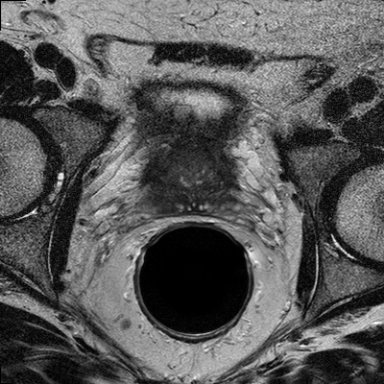
#> input picture images/Prostate/BMC_2.png, 384 x 384 px, found by its file name
$ python adaptive_canny.py   (older library calls are emulated)
#> lines starting #> are read from the running program, lines starting #| are printed output that depends on the picture; after the words box and inside, x2 and y2 are one past the last pixel; in counts of white or black regions, pixels touching at a corner belong together
#> further down, image is the input picture: shape (384, 384); min 0, max 255, mean 88
### detector/auto_canny/gradient.py
# -*- coding: UTF-8 -*-
import numpy as np
import cv2
import math

def gradient(blurred):
    # 对平滑后的图像使用Sobel算子计算水平方向和竖直方向的一阶导数（图像梯度）（Gx和Gy）
    # 根据得到的这两幅梯度图找到边界的梯度和方向
    # ksize=3是因为cv2.Canny方法默认的Ksize=3
    # cv2.CV_64F是使用64位存储，为了运算不越界
    sobelx = cv2.Sobel(blurred, cv2.CV_64F, 1, 0, ksize=3)
    sobely = cv2.Sobel(blurred, cv2.CV_64F, 0, 1, ksize=3)

    # 建立两个np.arr类型的数据
    sobel = np.zeros((len(sobelx), len(sobelx[0])))
#> sobel: shape (384, 384) float64; every value is 0
    theat = np.zeros((len(sobelx), len(sobelx[0])))

    # 根据公式计算合成梯度值
    for i in range(len(sobelx)):
        for j in range(len(sobelx[0])):
            sobel[i][j] = math.sqrt(sobelx[i][j] * sobelx[i][j] + sobely[i][j] * sobely[i][j])
            # 将弧度转化为度数
            if sobelx[i][j] != 0:
                theat[i][j] = math.atan(sobely[i][j] / sobelx[i][j]) * 180 / math.pi
            else:
                if sobely[i][j] < 0:
                    theat[i][j] = -90
                elif sobely[i][j] > 0:
                    theat[i][j] = 90
                elif sobely[i][j] == 0:
                    theat[i][j] = 45
            # 做边界的划分，划分为四个梯度值
            temp = theat[i][j]
            if -112.5 < temp <= -67.5:
                theat[i][j] = 90
            elif -67.5 < temp <= -22.5:
                theat[i][j] = 135
            elif -22.5 < temp <= 22.5:
                theat[i][j] = 0
            elif 22.5 < temp <= 67.5:
                theat[i][j] = 45
            elif 67.5 < temp <= 112.5:
                theat[i][j] = 90
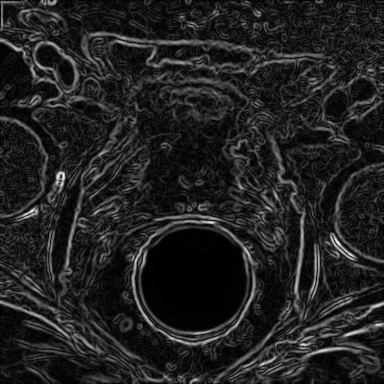
#> sobel: shape (384, 384) float64; min 0, max 456.8, mean 60.7; drawn with min black and max white
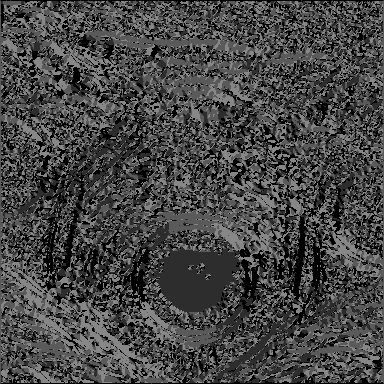
#> theat: shape (384, 384) float64; min 0, max 135, mean 69
    # 以下是 非极大值抑制 的算法
    # 模型结束后移到另一个文件并做精简
    # 还要考虑和nms算法的异同

    # 做非边界部分的判断
    # i从1到倒数第二，j同样
    for i in range(1, len(sobel) - 1):
        for j in range(1, len(sobel[0]) - 1):
            if theat[i][j] == 0:
                if sobel[i][j] < max(sobel[i + 1][j], sobel[i - 1][j]):
                    blurred[i][j] = 0
            elif theat[i][j] == 45:
                if sobel[i][j] < max(sobel[i + 1][j - 1], sobel[i - 1][j - 1]):
                    blurred[i][j] = 0
            elif theat[i][j] == 90:
                if sobel[i][j] < max(sobel[i][j + 1], sobel[i][j - 1]):
                    blurred[i][j] = 0
            elif theat[i][j] == 135:
                if sobel[i][j] < max(sobel[i + 1][j - 1], sobel[i - 1][j + 1]):
                    blurred[i][j] = 0

    # 上边界非端点处理，i=0，i不能减1
    for j in range(1, len(sobelx[0]) - 1):
        i = 0
        if theat[0][j] == 0:
            if sobel[i][j] < sobel[i + 1][j]:
                blurred[i][j] = 0
        elif theat[0][j] == 45:
            if sobel[i][j] < sobel[i + 1][j - 1]:
                blurred[i][j] = 0
        elif theat[0][j] == 90:
            if sobel[i][j] < max(sobel[i][j + 1], sobel[i][j - 1]):
                blurred[i][j] = 0
        elif theat[0][j] == 135:
            if sobel[i][j] < sobel[i + 1][j - 1]:
                blurred[i][j] = 0
#> blurred: shape (384, 384); min 0, max 213, mean 19
    # 下边界非端点，i = 255，i不能加1
    for j in range(1, len(sobel[0]) - 1):
        i = len(theat) - 1
        if theat[i][j] == 0:
            if sobel[i][j] < sobel[i - 1][j]:
                blurred[i][j] = 0
        elif theat[i][j] == 45:
            if sobel[i][j] < sobel[i - 1][j - 1]:
                blurred[i][j] = 0
        elif theat[i][j] == 90:
            if sobel[i][j] < max(sobel[i][j + 1], sobel[i][j - 1]):
                blurred[i][j] = 0
        elif theat[i][j] == 135:
            if sobel[i][j] < sobel[i - 1][j + 1]:
                blurred[i][j] = 0
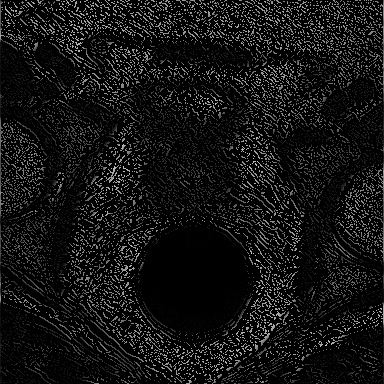
#> blurred: shape (384, 384); min 0, max 213, mean 18.9
    # 左边界非端点，j=0，j不能减1
    for i in range(1, len(sobel) - 1):
        j = 0
        if theat[i][j] == 0:
            if sobel[i][j] < max(sobel[i + 1][j], sobel[i - 1][j]):
                blurred[i][j] = 0
        elif theat[i][j] == 90:
            if sobel[i][j] < sobel[i][j + 1]:
                blurred[i][j] = 0
        elif theat[i][j] == 135:
            if sobel[i][j] < sobel[i - 1][j + 1]:
                blurred[i][j] = 0
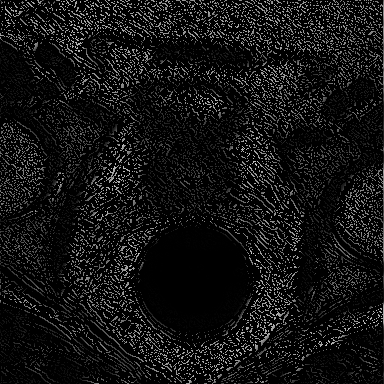
#> blurred: shape (384, 384); 0.18% of pixels changed, all inside (x1, y1, x2, y2) = (0, 1, 1, 383)
    # 右边界非端点，j=255，不能加1
    for i in range(1, len(sobel) - 1):
        j = len(sobel[0]) - 1
        if theat[i][j] == 0:
            if sobel[i][j] < max(sobel[i + 1][j], sobel[i - 1][j]):
                blurred[i][j] = 0
        elif theat[i][j] == 45:
            if sobel[i][j] < max(sobel[i + 1][j - 1], sobel[i - 1][j - 1]):
                blurred[i][j] = 0
        elif theat[i][j] == 90:
            if sobel[i][j] < sobel[i][j - 1]:
                blurred[i][j] = 0
        elif theat[i][j] == 135:
            if sobel[i][j] < sobel[i + 1][j - 1]:
                blurred[i][j] = 0
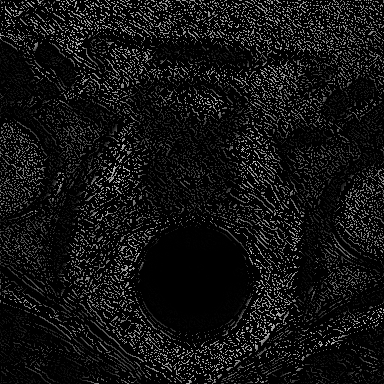
#> blurred: shape (384, 384); 0.19% of pixels changed, all inside (x1, y1, x2, y2) = (383, 3, 384, 383)
    # 左上角。i，j不能减1
    if theat[0][0] == 0:
        if sobel[0][0] < sobel[0 + 1][0]:
            blurred[0][0] = 0
    elif theat[0][0] == 90:
        if sobel[0][0] < sobel[0][0 + 1]:
            blurred[0][0] = 0
    # 左下角，i不能加，j不能减
    if theat[len(sobel) - 1][0] == 0:
        if sobel[len(sobel) - 1][0] < sobel[len(sobel) - 1 - 1][0]:
            blurred[len(sobel - 1)][0] = 0
    elif theat[len(sobel) - 1][0] == 90:
        if sobel[len(sobel) - 1][0] < sobel[len(sobel) - 1][0 + 1]:
            blurred[len(sobel) - 1][0] = 0
    elif theat[len(sobel) - 1][0] == 135:
        if sobel[len(sobel) - 1][0] < sobel[len(sobel) - 1 - 1][0 + 1]:
            blurred[len(sobel) - 1][0] = 0
    #右下角 右上脚暂时没写，可仿照上文实现

    return blurred

### detector/auto_canny/loop.py
# -*- coding: UTF-8 -*-
import numpy as np
import copy


def loop(gradient):
    Max = np.max(gradient)
#> Max = 213
    Min = np.min(gradient)
#> Min = 0

    # T是初始平均值，Tnew是迭代平均值
    t = (Max + Min) / 2
#> t = 106.5

    while True:
        imagemax = copy.deepcopy(gradient)
        imagemin = copy.deepcopy(gradient)
        imagemax[imagemax < t] = 0
        imagemin[imagemin >= t] = 0

        tnew = ((sum(imagemax[imagemax > 0]) / len(imagemax[imagemax > 0])) + sum(imagemin[imagemin > 0]) / len(
            imagemin[imagemin > 0])) / 2
        if abs(tnew - t) < 1:
            break
        else:
            t = tnew
#> this loop made 4 passes
#> (tnew, t) on passes 1 to 3: (96.76, 96.76), (92.32, 92.32), (90.58, 90.58)
#> tnew on pass 4: 89.74
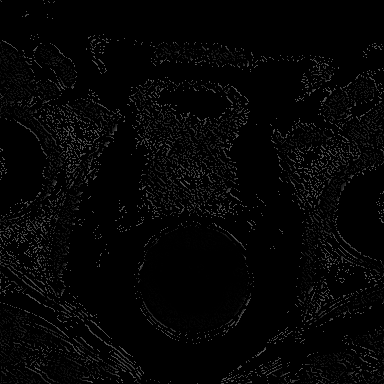
#> imagemin: shape (384, 384); min 0, max 90, mean 4.6
    return tnew

### detector/auto_canny/adaptive_canny.py
# -*- coding: UTF-8 -*-

# 对canny阈值做了一个自适应的过程

import numpy as np
import cv2
import gradient as g
import loop as l
import copy

# 读取一张图片,做灰度化处理,转为二维矩阵。虽然原图是灰度图,但仍需此步骤,不然会是三维矩阵
image = cv2.imread(r'D:\Documents\Postgraduate\Project\edge_detector\images\Prostate\BMC_2.png', 0)

# 使用高斯滤波消除噪声
# (5,5)是高斯核的大小,0是sigmaX,0的意思是让方程自己给你算对应的sigma
image_b = cv2.GaussianBlur(image, (5, 5), 0)

image_t = copy.deepcopy(image_b)

# 返回的是经过非极大值抑制后的矩阵
image_g = g.gradient(image_t)

# 返回的是迭代后的最优阈值
image_T = l.loop(image_g)
#> image_T = 89.74

# ret是返回的最优阈值,image是处理后的图
# THRESH_BINARY就是三角法（这句话存疑,忘记哪里看来的了,但实际使用起来似乎使用的阈值是传入的阈值）
# THRESH_OTSU是大津法
# 这一个函数会根据直方图选择最优的阈值,即otus或传入的阈值,可以从返回值ret中获取
# image_ret, new1 = cv2.threshold(image_b, image_T, 255, cv2.THRESH_BINARY + cv2.THRESH_OTSU)
# 这一条就只会使用大津法算出的阈值,但大津有缺点,直方图没有明显双峰时效果可能不好
image_ret, _ = cv2.threshold(image_b, image_T, 255, cv2.THRESH_OTSU)
#> image_ret = 87

# 因为想要有更多的边被画出来,所以取更小的（我自己一厢情愿的,可能没有理论依据）
image_T = min(image_ret, image_T)
#> image_T = 87

image = cv2.Canny(image_b, image_T / 2, image_T)
#> image: shape (384, 384); 19.8% white in thin lines or dots
image[image == 255] = 1
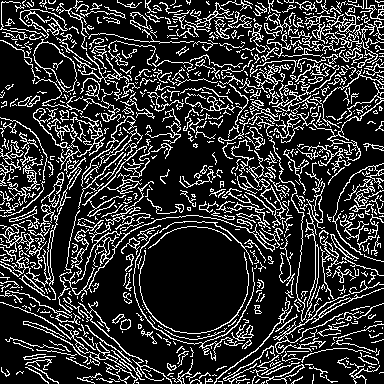
#> image: shape (384, 384); values 0 (black) and 1 (white), 19.8% white in thin lines or dots

# np.save(r'D:\Documents\Postgraduate\Project\edge_detector\images\Prostate\BMC_2_edge.npy', image)
np.savetxt(r'D:\Documents\Postgraduate\Project\edge_detector\images\Prostate\BMC_2_edge.txt', image, fmt='%d',newline='\n')

# 这是自适应阈值的边缘切割,用高斯核做窗口去给每一个像素一个自适应阈值
# 最后一个参数会影响切割质量,具体原理请参考文档
# 倒数第二个会影响切割出来的边的宽度,原理见文档
# image_two = cv2.adaptiveThreshold(image_b, 255, cv2.ADAPTIVE_THRESH_GAUSSIAN_C, cv2.THRESH_BINARY, 3, 2)

# 将图片做一个反色处理
# image[image == 0] = 1
# image[image == 255] = 0
# image[image == 1] = 255

cv2.imshow('image', image)
# cv2.imshow('image_two', image_two)

# 保存图片
# cv2.imwrite('imageQ1.png', image)

cv2.waitKey(0)

#> (the run stopped early here; a loop or call above may not have finished)

$ run again, with images/Prostate/I2CVB_2.png copied over images/Prostate/BMC_2.png
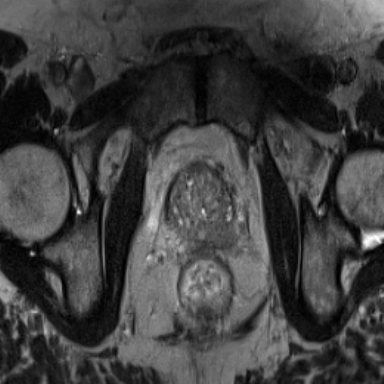
#> input picture images/Prostate/I2CVB_2.png, 384 x 384 px, found by its file name
#> image is the input picture: shape (384, 384); min 0, max 255, mean 63.5
#> after the loop in gradient, `for i in range(1, len(sobel) - 1):`:
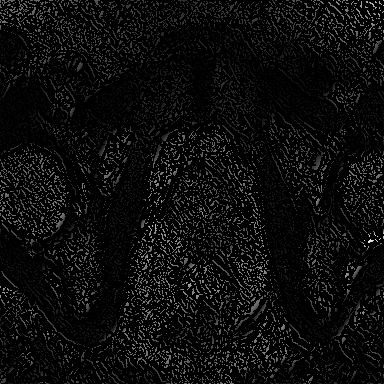
#> blurred: shape (384, 384); min 0, max 242, mean 12.2
#> Max = 242
#> Min = 0
#> in loop, `t = (Max + Min) / 2`: t = 121
#> the loop in loop, `while True:` made 6 passes
#> (tnew, t) on passes 1 to 5: (96.31, 96.31), (81.39, 81.39), (74.01, 74.01), (70.36, 70.36), (68.28, 68.28)
#> `image_T = l.loop(image_g)`: image_T = 67.32
#> image_ret = 66
#> `image[image == 255] = 1`:
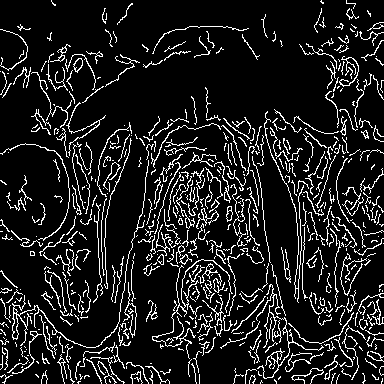
#> image: shape (384, 384); values 0 (black) and 1 (white), 11.8% white in thin lines or dots
